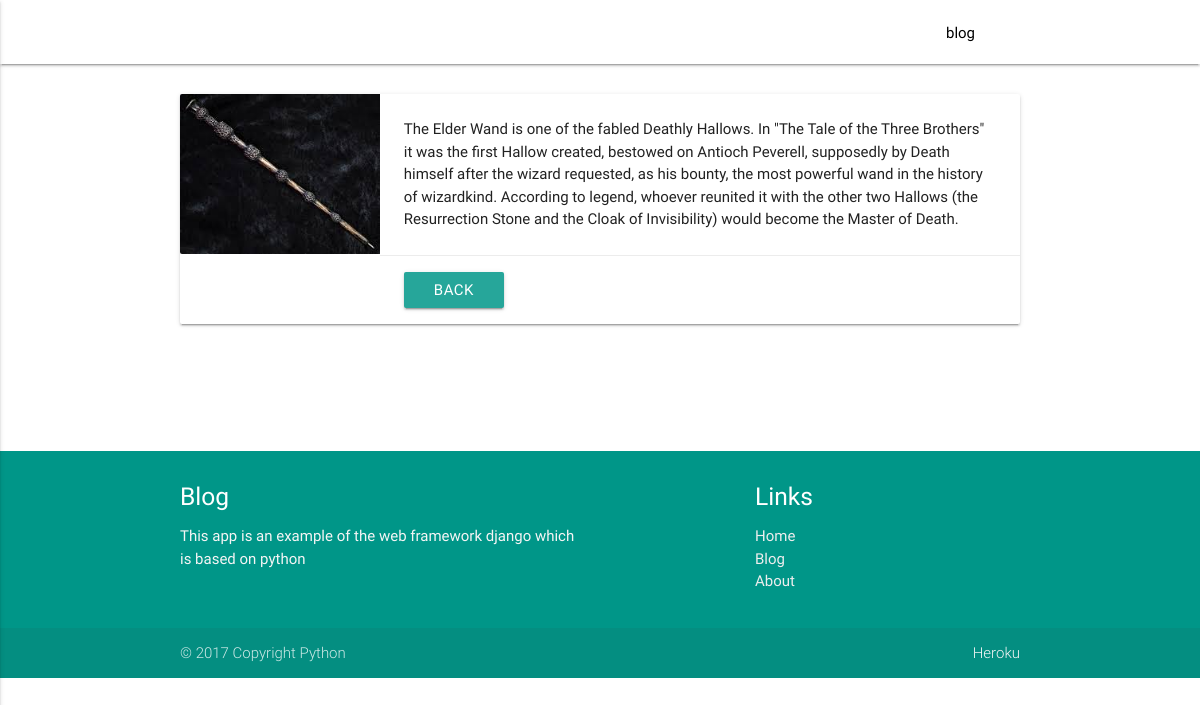
Page /blog/2 on the committed database.
### homepage/models.py (models this page shows, shortened)
class Blog(models.Model):
    header = models.CharField(max_length=600)
    body = models.CharField(max_length=1000000)
    picture = models.FileField()

### homepage/views.py (the view)
# urls.py: url(r'^blog/(?P<pk>[0-9]+)$', DetailView.as_view(), name='details'),
class DetailView(generic.DetailView):
    model = Blog
    template_name = 'details.html'
    context_object_name = 'detail'

### templates/details.html (shortened to what this page needs)
<!doctype html>
<html lang="en">
<head>
    {% include 'extender-link.html' %}
</head>
<body>
    {% include 'extender-nav.html' %}
    <br>
    <div class="container">
        <div class="col s12 m7">
            <div class="card horizontal">
              <div class="card-image">
                <img src="{{ detail.picture.url }}"
                    width="100px;" height="160px;">
              </div>
              <div class="card-stacked">
                <div class="card-content">
                  <p>{{ detail.body }}</p>
                </div>
                <div class="card-action">
                  <a href="/blog" class="waves-effect waves-light btn">Back</a>
                </div>
              </div>
            </div>
          </div>
    </div>
    <br><br><br><br><br>
    {% include 'extender-footer.html' %}
</body>
</html>

### templates/extender-footer.html (style rules this page uses)
body { display: flex; min-height: 100vh; flex-direction: column; }

### rows in the picture
Blog: picture (picture), body "The Elder Wand is one of the fabled Deathly Hallows. In \"The Tale of the Three Brothers\" it was the first Hallow created, bestowed on Antioch Peverell, supposedly by Death himself after the wizard requested, as his bounty, the most powerful wand in the history of wizardkind. According to legend, whoever reunited it with the other two Hallows (the Resurrection Stone and the Cloak of Invisibility) would become the Master of Death."
